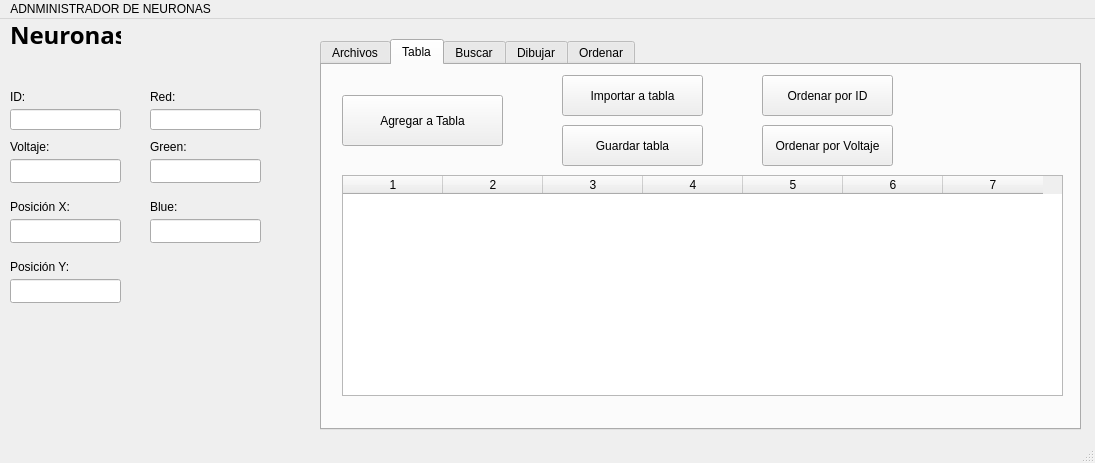
<?xml version="1.0" encoding="UTF-8"?>
<ui version="4.0">
 <class>Menu</class>
 <widget class="QMainWindow" name="Menu">
  <property name="geometry">
   <rect>
    <x>0</x>
    <y>0</y>
    <width>1095</width>
    <height>463</height>
   </rect>
  </property>
  <property name="windowTitle">
   <string>Menu</string>
  </property>
  <widget class="QWidget" name="centralwidget">
   <widget class="QLineEdit" name="lineID">
    <property name="geometry">
     <rect>
      <x>10</x>
      <y>90</y>
      <width>111</width>
      <height>21</height>
     </rect>
    </property>
   </widget>
   <widget class="QLineEdit" name="lineVoltaje">
    <property name="geometry">
     <rect>
      <x>10</x>
      <y>140</y>
      <width>111</width>
      <height>24</height>
     </rect>
    </property>
   </widget>
   <widget class="QLineEdit" name="lineX">
    <property name="geometry">
     <rect>
      <x>10</x>
      <y>200</y>
      <width>111</width>
      <height>24</height>
     </rect>
    </property>
   </widget>
   <widget class="QLabel" name="label">
    <property name="geometry">
     <rect>
      <x>10</x>
      <y>0</y>
      <width>111</width>
      <height>31</height>
     </rect>
    </property>
    <property name="font">
     <font>
      <family>Segoe UI Variable Display Semib</family>
      <pointsize>18</pointsize>
      <bold>true</bold>
     </font>
    </property>
    <property name="text">
     <string>Neuronas</string>
    </property>
   </widget>
   <widget class="QLabel" name="label_2">
    <property name="geometry">
     <rect>
      <x>10</x>
      <y>70</y>
      <width>49</width>
      <height>16</height>
     </rect>
    </property>
    <property name="text">
     <string>ID:</string>
    </property>
   </widget>
   <widget class="QLabel" name="label_3">
    <property name="geometry">
     <rect>
      <x>10</x>
      <y>120</y>
      <width>49</width>
      <height>16</height>
     </rect>
    </property>
    <property name="text">
     <string>Voltaje:</string>
    </property>
   </widget>
   <widget class="QLabel" name="label_4">
    <property name="geometry">
     <rect>
      <x>10</x>
      <y>180</y>
      <width>71</width>
      <height>16</height>
     </rect>
    </property>
    <property name="text">
     <string>Posición X:</string>
    </property>
   </widget>
   <widget class="QLineEdit" name="lineY">
    <property name="geometry">
     <rect>
      <x>10</x>
      <y>260</y>
      <width>111</width>
      <height>24</height>
     </rect>
    </property>
   </widget>
   <widget class="QLabel" name="label_5">
    <property name="geometry">
     <rect>
      <x>10</x>
      <y>240</y>
      <width>61</width>
      <height>16</height>
     </rect>
    </property>
    <property name="text">
     <string>Posición Y:</string>
    </property>
   </widget>
   <widget class="QLineEdit" name="lineBlue">
    <property name="geometry">
     <rect>
      <x>150</x>
      <y>200</y>
      <width>111</width>
      <height>24</height>
     </rect>
    </property>
   </widget>
   <widget class="QLabel" name="label_6">
    <property name="geometry">
     <rect>
      <x>150</x>
      <y>70</y>
      <width>49</width>
      <height>16</height>
     </rect>
    </property>
    <property name="text">
     <string>Red:</string>
    </property>
   </widget>
   <widget class="QLineEdit" name="lineRed">
    <property name="geometry">
     <rect>
      <x>150</x>
      <y>90</y>
      <width>111</width>
      <height>21</height>
     </rect>
    </property>
   </widget>
   <widget class="QLabel" name="label_7">
    <property name="geometry">
     <rect>
      <x>150</x>
      <y>120</y>
      <width>49</width>
      <height>16</height>
     </rect>
    </property>
    <property name="text">
     <string>Green:</string>
    </property>
   </widget>
   <widget class="QLineEdit" name="lineGreen">
    <property name="geometry">
     <rect>
      <x>150</x>
      <y>140</y>
      <width>111</width>
      <height>24</height>
     </rect>
    </property>
   </widget>
   <widget class="QLabel" name="label_8">
    <property name="geometry">
     <rect>
      <x>150</x>
      <y>180</y>
      <width>71</width>
      <height>16</height>
     </rect>
    </property>
    <property name="text">
     <string>Blue:</string>
    </property>
   </widget>
   <widget class="QLabel" name="labelVerificar">
    <property name="geometry">
     <rect>
      <x>180</x>
      <y>20</y>
      <width>241</width>
      <height>16</height>
     </rect>
    </property>
    <property name="text">
     <string/>
    </property>
   </widget>
   <widget class="QTabWidget" name="tabWidgeth">
    <property name="geometry">
     <rect>
      <x>320</x>
      <y>20</y>
      <width>761</width>
      <height>391</height>
     </rect>
    </property>
    <property name="currentIndex">
     <number>1</number>
    </property>
    <widget class="QWidget" name="tab">
     <attribute name="title">
      <string>Archivos</string>
     </attribute>
     <widget class="QPushButton" name="buttonClean">
      <property name="geometry">
       <rect>
        <x>340</x>
        <y>40</y>
        <width>80</width>
        <height>41</height>
       </rect>
      </property>
      <property name="text">
       <string>Limpiar</string>
      </property>
     </widget>
     <widget class="QPushButton" name="buttonRead">
      <property name="geometry">
       <rect>
        <x>200</x>
        <y>70</y>
        <width>101</width>
        <height>41</height>
       </rect>
      </property>
      <property name="text">
       <string>Importar archivo</string>
      </property>
     </widget>
     <widget class="QPushButton" name="buttonSave">
      <property name="geometry">
       <rect>
        <x>200</x>
        <y>20</y>
        <width>101</width>
        <height>41</height>
       </rect>
      </property>
      <property name="text">
       <string>Guardar archivo</string>
      </property>
     </widget>
     <widget class="QTextEdit" name="textNeuronas">
      <property name="geometry">
       <rect>
        <x>10</x>
        <y>120</y>
        <width>451</width>
        <height>231</height>
       </rect>
      </property>
     </widget>
     <widget class="QPushButton" name="buttonAgregarFinal">
      <property name="geometry">
       <rect>
        <x>10</x>
        <y>70</y>
        <width>161</width>
        <height>41</height>
       </rect>
      </property>
      <property name="text">
       <string>Agregar Neurona al Final</string>
      </property>
     </widget>
     <widget class="QPushButton" name="buttonAgregar">
      <property name="geometry">
       <rect>
        <x>10</x>
        <y>20</y>
        <width>161</width>
        <height>41</height>
       </rect>
      </property>
      <property name="text">
       <string>Agregar Neurona al Inicio</string>
      </property>
     </widget>
     <widget class="QPushButton" name="pushButtonOrdenarText">
      <property name="geometry">
       <rect>
        <x>490</x>
        <y>190</y>
        <width>121</width>
        <height>31</height>
       </rect>
      </property>
      <property name="text">
       <string>Ordenar por ID</string>
      </property>
     </widget>
     <widget class="QPushButton" name="pushButtonOrdenarText2">
      <property name="geometry">
       <rect>
        <x>490</x>
        <y>230</y>
        <width>121</width>
        <height>31</height>
       </rect>
      </property>
      <property name="text">
       <string>Ordenar por Voltaje</string>
      </property>
     </widget>
    </widget>
    <widget class="QWidget" name="tab_3">
     <attribute name="title">
      <string>Tabla</string>
     </attribute>
     <widget class="QPushButton" name="buttonSaveTable">
      <property name="geometry">
       <rect>
        <x>240</x>
        <y>60</y>
        <width>141</width>
        <height>41</height>
       </rect>
      </property>
      <property name="text">
       <string>Guardar tabla</string>
      </property>
     </widget>
     <widget class="QPushButton" name="buttonAdd">
      <property name="geometry">
       <rect>
        <x>20</x>
        <y>30</y>
        <width>161</width>
        <height>51</height>
       </rect>
      </property>
      <property name="text">
       <string>Agregar a Tabla</string>
      </property>
     </widget>
     <widget class="QTableWidget" name="tableNeuronas">
      <property name="geometry">
       <rect>
        <x>20</x>
        <y>110</y>
        <width>721</width>
        <height>221</height>
       </rect>
      </property>
      <property name="rowCount">
       <number>0</number>
      </property>
      <property name="columnCount">
       <number>7</number>
      </property>
      <column/>
      <column/>
      <column/>
      <column/>
      <column/>
      <column/>
      <column/>
     </widget>
     <widget class="QPushButton" name="buttonImportar">
      <property name="geometry">
       <rect>
        <x>240</x>
        <y>10</y>
        <width>141</width>
        <height>41</height>
       </rect>
      </property>
      <property name="text">
       <string>Importar a tabla</string>
      </property>
     </widget>
     <widget class="QPushButton" name="pushButtonOrdenarTable">
      <property name="geometry">
       <rect>
        <x>440</x>
        <y>10</y>
        <width>131</width>
        <height>41</height>
       </rect>
      </property>
      <property name="text">
       <string>Ordenar por ID</string>
      </property>
     </widget>
     <widget class="QPushButton" name="pushButtonOrdenarTable2">
      <property name="geometry">
       <rect>
        <x>440</x>
        <y>60</y>
        <width>131</width>
        <height>41</height>
       </rect>
      </property>
      <property name="text">
       <string>Ordenar por Voltaje</string>
      </property>
     </widget>
    </widget>
    <widget class="QWidget" name="tab_2">
     <attribute name="title">
      <string>Buscar</string>
     </attribute>
     <widget class="QTextEdit" name="textBuscar">
      <property name="geometry">
       <rect>
        <x>30</x>
        <y>80</y>
        <width>341</width>
        <height>241</height>
       </rect>
      </property>
     </widget>
     <widget class="QPushButton" name="buttonBuscar">
      <property name="geometry">
       <rect>
        <x>290</x>
        <y>20</y>
        <width>80</width>
        <height>24</height>
       </rect>
      </property>
      <property name="text">
       <string>Buscar</string>
      </property>
     </widget>
     <widget class="QLabel" name="label_9">
      <property name="geometry">
       <rect>
        <x>30</x>
        <y>20</y>
        <width>91</width>
        <height>16</height>
       </rect>
      </property>
      <property name="text">
       <string>Buscar Neurona:</string>
      </property>
     </widget>
     <widget class="QLineEdit" name="lineBuscar">
      <property name="geometry">
       <rect>
        <x>150</x>
        <y>20</y>
        <width>111</width>
        <height>21</height>
       </rect>
      </property>
     </widget>
    </widget>
    <widget class="QWidget" name="tab_4">
     <attribute name="title">
      <string>Dibujar</string>
     </attribute>
     <widget class="QGraphicsView" name="graphicsViewNeuronas">
      <property name="geometry">
       <rect>
        <x>15</x>
        <y>11</y>
        <width>591</width>
        <height>341</height>
       </rect>
      </property>
     </widget>
     <widget class="QPushButton" name="pushButton">
      <property name="geometry">
       <rect>
        <x>610</x>
        <y>10</y>
        <width>141</width>
        <height>41</height>
       </rect>
      </property>
      <property name="text">
       <string>Dibujar Neurona</string>
      </property>
     </widget>
     <widget class="QPushButton" name="pushButton_2">
      <property name="geometry">
       <rect>
        <x>610</x>
        <y>60</y>
        <width>141</width>
        <height>41</height>
       </rect>
      </property>
      <property name="text">
       <string>Borrar vista</string>
      </property>
     </widget>
    </widget>
    <widget class="QWidget" name="tab_5">
     <attribute name="title">
      <string>Ordenar</string>
     </attribute>
     <widget class="QTextEdit" name="textNeuronasOrdenar">
      <property name="geometry">
       <rect>
        <x>10</x>
        <y>120</y>
        <width>451</width>
        <height>231</height>
       </rect>
      </property>
     </widget>
    </widget>
   </widget>
  </widget>
  <widget class="QMenuBar" name="menubar">
   <property name="geometry">
    <rect>
     <x>0</x>
     <y>0</y>
     <width>1095</width>
     <height>21</height>
    </rect>
   </property>
   <widget class="QMenu" name="menuADNMINISTRADOR_DE_NEURONAS">
    <property name="title">
     <string>ADNMINISTRADOR DE NEURONAS</string>
    </property>
   </widget>
   <addaction name="menuADNMINISTRADOR_DE_NEURONAS"/>
  </widget>
  <widget class="QStatusBar" name="statusbar"/>
 </widget>
 <resources/>
 <connections/>
</ui>
